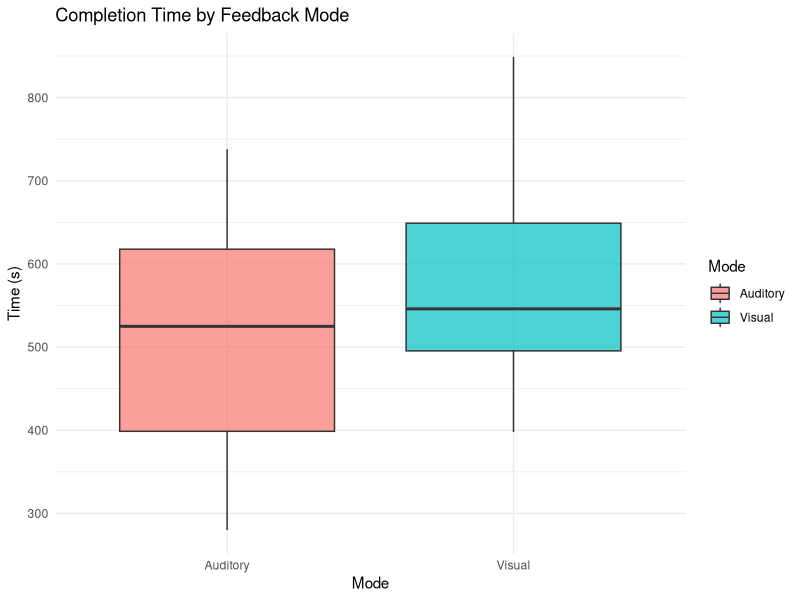
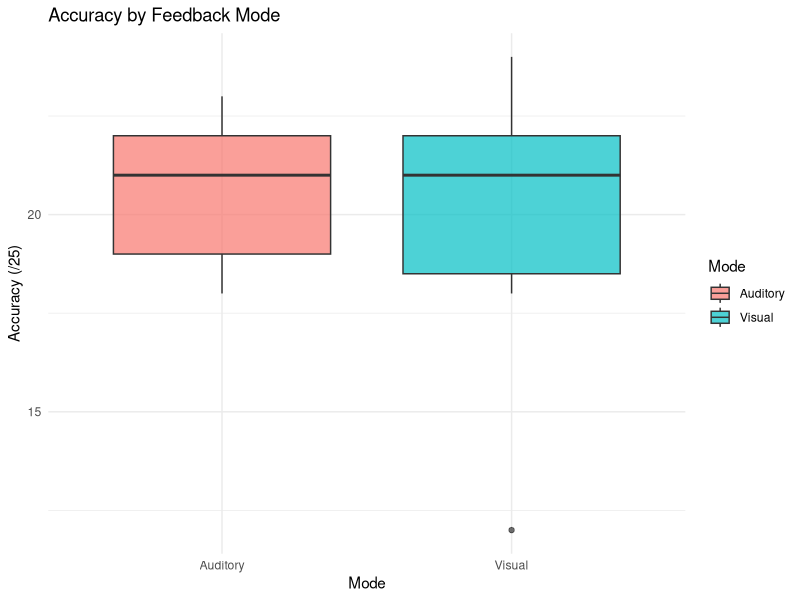
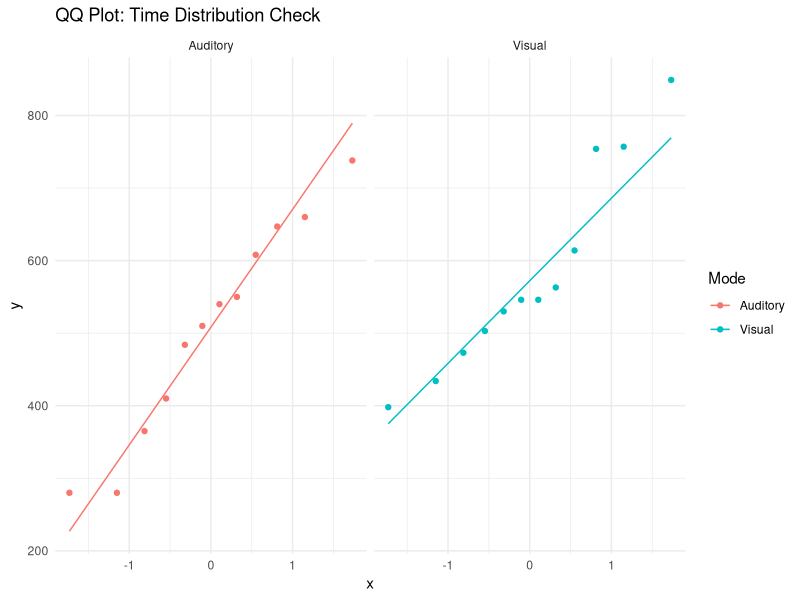
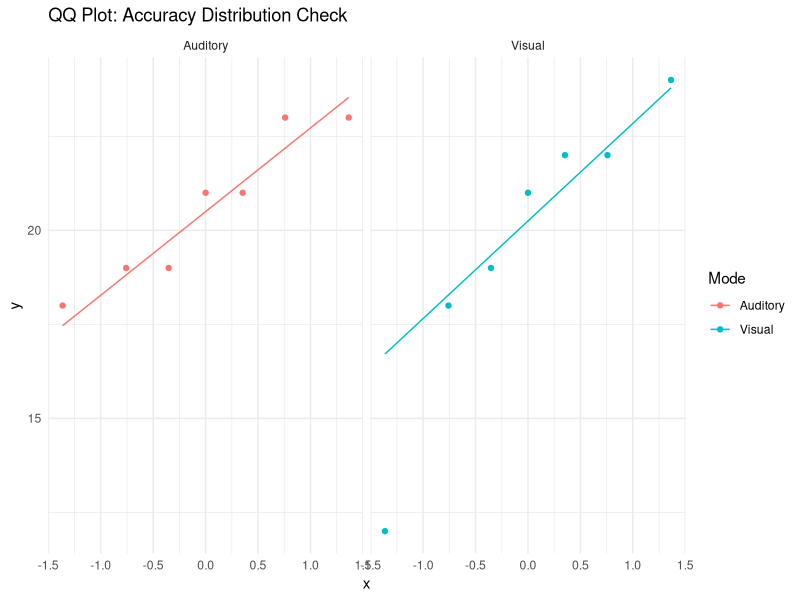
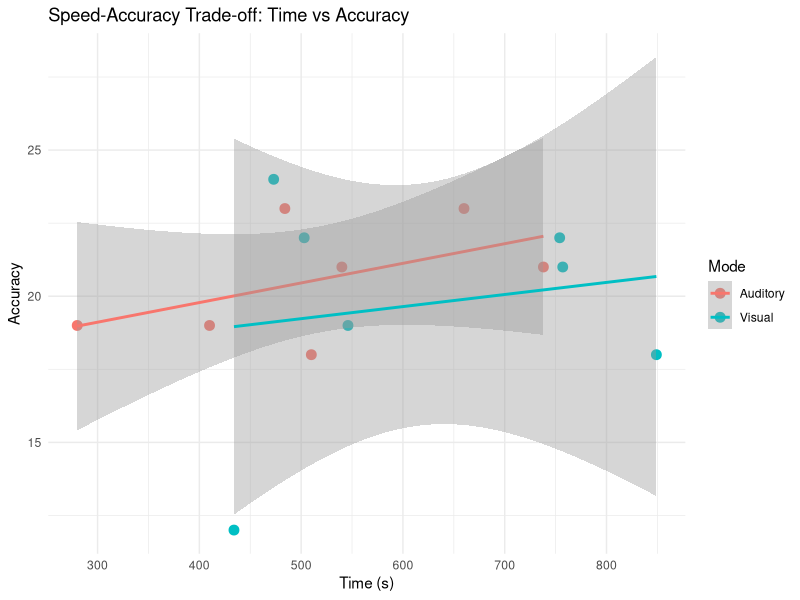

These figures' R source, in order:

# ==============================================================================
# HUMAN-COMPUTER INTERACTION: VISUAL VS. AUDITORY FEEDBACK ANALYSIS
# ==============================================================================

# Install tidyverse if you haven't already: install.packages("tidyverse")
library(tidyverse)

# ==============================================================================
# 1. DATA SETUP & PREPARATION
# ==============================================================================

# Load the partial data
visual_data <- data.frame(
  Mode = "Visual",
  Gender = c("F", "F", "M", "M", "F", "M", "M", "F", "M", "F", "M", "F"),
  Time = c(530, 398, 546, 546, 614, 757, 563, 434, 849, 754, 473, 503),
  Accuracy = c(NA, NA, NA, 19, NA, 21, NA, 12, 18, 22, 24, 22)
)

audio_data <- data.frame(
  Mode = "Auditory",
  Gender = c("F", "F", "F", "M", "M", "M", "M", "M", "F", "F", "F", "M"),
  Time = c(608, 550, 365, 410, 738, 484, 660, 280, 540, 510, 280, 647),
  Accuracy = c(NA, NA, NA, 19, 21, 23, 23, 19, 21, 18, NA, NA)
)

# Combine into one main dataframe
df <- bind_rows(visual_data, audio_data)

# Convert categorical variables to factors for proper statistical modeling
df$Mode <- as.factor(df$Mode)
df$Gender <- as.factor(df$Gender)


# ==============================================================================
# 2. DESCRIPTIVE STATISTICS (RESULTS SECTION)
# ==============================================================================

# Calculate counts, means, medians, standard deviations, and variance
summary_stats <- df %>%
  group_by(Mode) %>%
  summarise(
    Count = n(),
    
    # Time Statistics
    Mean_Time = mean(Time, na.rm = TRUE),
    Median_Time = median(Time, na.rm = TRUE),
    SD_Time = sd(Time, na.rm = TRUE),
    Var_Time = var(Time, na.rm = TRUE),
    
    # Accuracy Statistics
    Mean_Acc = mean(Accuracy, na.rm = TRUE),
    Median_Acc = median(Accuracy, na.rm = TRUE),
    SD_Acc = sd(Accuracy, na.rm = TRUE),
    Var_Acc = var(Accuracy, na.rm = TRUE)
  )

print("--- DESCRIPTIVE STATISTICS ---")
print(summary_stats)


# ==============================================================================
# 3. VISUALIZATIONS (RESULTS SECTION)
# ==============================================================================

# Box and Whisker Plot: Time by Mode
plot_time_box <- ggplot(df, aes(x = Mode, y = Time, fill = Mode)) +
  geom_boxplot(alpha = 0.7) +
  theme_minimal() +
  labs(title = "Completion Time by Feedback Mode", y = "Time (s)")
print(plot_time_box)

# Box and Whisker Plot: Accuracy by Mode
plot_acc_box <- ggplot(drop_na(df, Accuracy), aes(x = Mode, y = Accuracy, fill = Mode)) +
  geom_boxplot(alpha = 0.7) +
  theme_minimal() +
  labs(title = "Accuracy by Feedback Mode", y = "Accuracy (/25)")
print(plot_acc_box)

# QQ Plots to check for Normal Distribution in Time
plot_qq <- ggplot(df, aes(sample = Time, color = Mode)) +
  stat_qq() +
  stat_qq_line() +
  facet_wrap(~ Mode) +
  theme_minimal() +
  labs(title = "QQ Plot: Time Distribution Check")
print(plot_qq)

# QQ Plot to check for Normal Distribution in Accuracy
plot_qq_acc <- ggplot(drop_na(df, Accuracy), aes(sample = Accuracy, color = Mode)) +
  stat_qq() +
  stat_qq_line() +
  facet_wrap(~ Mode) +
  theme_minimal() +
  labs(title = "QQ Plot: Accuracy Distribution Check")
print(plot_qq_acc)

# Scatterplot: Time vs Accuracy (Speed-Accuracy Trade-off Visualized)
plot_scatter <- ggplot(drop_na(df, Accuracy), aes(x = Time, y = Accuracy, color = Mode)) +
  geom_point(size = 3) +
  geom_smooth(method = "lm", se = TRUE) + 
  theme_minimal() +
  labs(title = "Speed-Accuracy Trade-off: Time vs Accuracy", x = "Time (s)", y = "Accuracy")
print(plot_scatter)

# ==============================================================================
# 4. INFERENTIAL STATISTICS (ANALYSIS & RESULTS SECTIONS)
# ==============================================================================

print("--- INFERENTIAL STATISTICS ---")

# ---------------------------------------------------------
# 4a. Assumption Checks (Normality and Variance)
# ---------------------------------------------------------

print(">>> ASSUMPTION CHECKS: TIME <<<")

# Shapiro-Wilk Test for Normality (Time)
shapiro_visual_time <- shapiro.test(df$Time[df$Mode == "Visual"])
shapiro_audio_time <- shapiro.test(df$Time[df$Mode == "Auditory"])
print("Shapiro-Wilk Test (Visual Time):"); print(shapiro_visual_time)
print("Shapiro-Wilk Test (Auditory Time):"); print(shapiro_audio_time)

# F-Test for Equal Variances (Time)
var_test_time <- var.test(Time ~ Mode, data = df)
print("F-Test for Equal Variances (Time):"); print(var_test_time)


print(">>> ASSUMPTION CHECKS: ACCURACY <<<")

# Shapiro-Wilk Test for Normality (Accuracy) 
# Note: We use !is.na() to ignore the empty accuracy rows
shapiro_visual_acc <- shapiro.test(df$Accuracy[df$Mode == "Visual" & !is.na(df$Accuracy)])
shapiro_audio_acc <- shapiro.test(df$Accuracy[df$Mode == "Auditory" & !is.na(df$Accuracy)])
print("Shapiro-Wilk Test (Visual Accuracy):"); print(shapiro_visual_acc)
print("Shapiro-Wilk Test (Auditory Accuracy):"); print(shapiro_audio_acc)

# F-Test for Equal Variances (Accuracy)
var_test_acc <- var.test(Accuracy ~ Mode, data = df)
print("F-Test for Equal Variances (Accuracy):"); print(var_test_acc)


# ---------------------------------------------------------
# 4b. Group Comparisons (T-Tests)
# ---------------------------------------------------------

print(">>> T-TESTS: TIME <<<")

# TWO-TAILED T-TEST: "Is there a difference in time between modes?"
t_test_time_two <- t.test(Time ~ Mode, data = df)
print("Two-Tailed T-Test (Time vs Mode):"); print(t_test_time_two)

# ONE-TAILED T-TEST: "Is Auditory significantly FASTER (less time) than Visual?"
# "alternative = less" tests if Auditory (Group 1) < Visual (Group 2).
t_test_time_one <- t.test(Time ~ Mode, data = df, alternative = "less")
print("One-Tailed T-Test (Auditory Time < Visual Time):"); print(t_test_time_one)


print(">>> T-TESTS: ACCURACY <<<")

# TWO-TAILED T-TEST: "Is there a difference in accuracy between modes?"
t_test_acc_two <- t.test(Accuracy ~ Mode, data = df)
print("Two-Tailed T-Test (Accuracy vs Mode):"); print(t_test_acc_two)

# ONE-TAILED T-TEST: "Is Auditory significantly MORE ACCURATE (higher score) than Visual?"
# "alternative = greater" tests if Auditory (Group 1) > Visual (Group 2).
t_test_acc_one <- t.test(Accuracy ~ Mode, data = df, alternative = "greater")
print("One-Tailed T-Test (Auditory Accuracy > Visual Accuracy):"); print(t_test_acc_one)


# ---------------------------------------------------------
# 4c. Speed-Accuracy Trade-off (Correlation & Regression)
# ---------------------------------------------------------

print(">>> SPEED-ACCURACY TRADE-OFF <<<")

# Overall Pearson Correlation between Time and Accuracy (ignoring NAs)
cor_overall <- cor.test(df$Time, df$Accuracy, method = "pearson", use = "complete.obs")
print("Speed-Accuracy Trade-off (Overall Correlation):"); print(cor_overall)

# Least Squares Linear Regression Model (Does Mode and Time predict Accuracy?)
model_lm <- lm(Accuracy ~ Time * Mode, data = df)
print("Linear Regression Model Summary:"); print(summary(model_lm))
